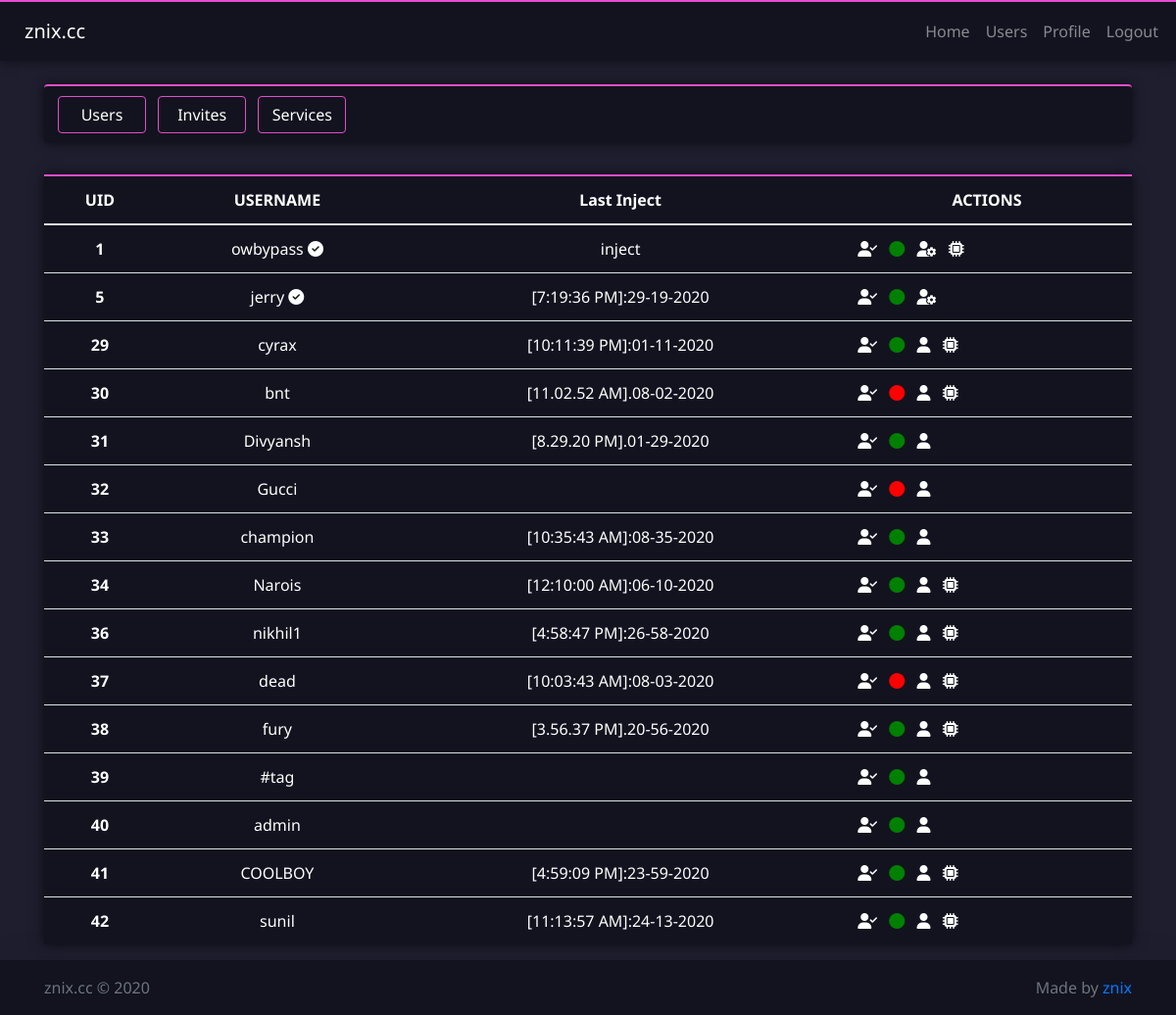
/admin.php (signed in), run on an earlier commit of the app's database.
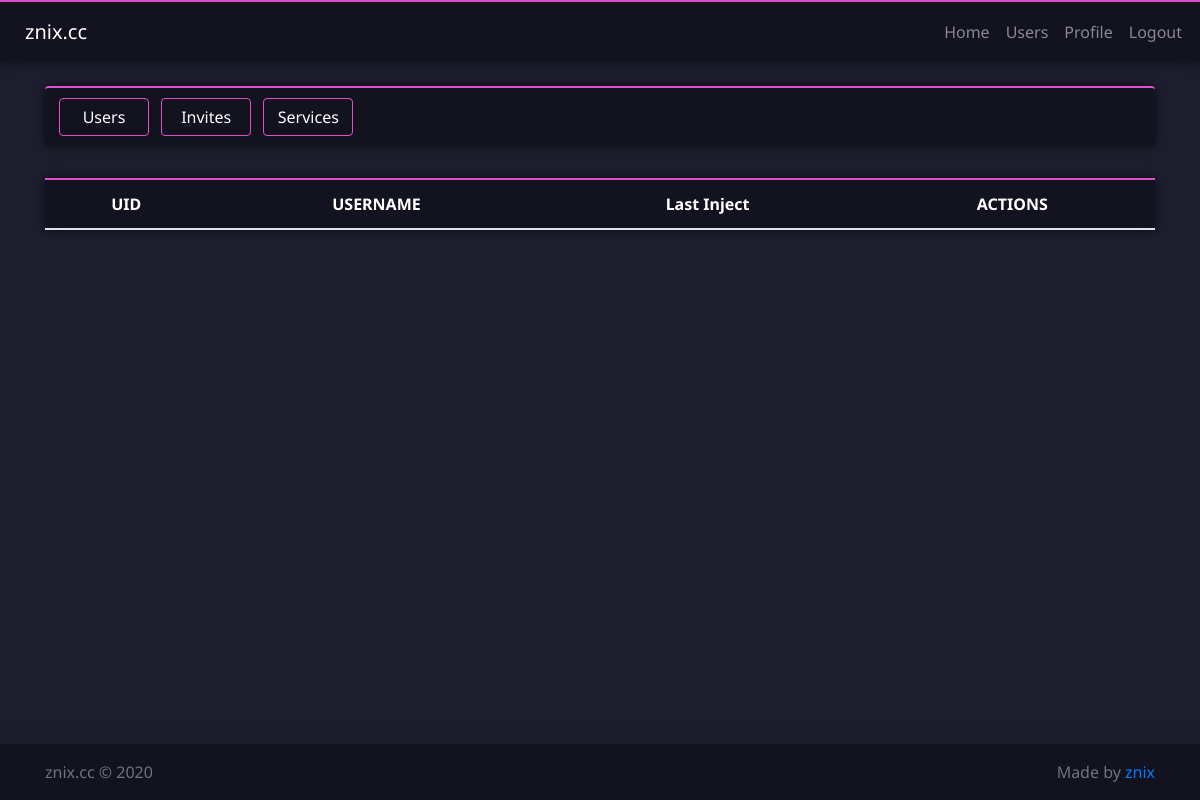
And on a later commit of the database.
### tables this page shows
CREATE TABLE IF NOT EXISTS `users` (
  `id` int(11) NOT NULL AUTO_INCREMENT,
  `username` varchar(50) NOT NULL,
  `password` varchar(255) NOT NULL,
  `admin` int(1) NOT NULL DEFAULT 0,
  `hwid` varchar(255) DEFAULT NULL,
  `active` int(1) NOT NULL DEFAULT 0,
  `banned` int(1) NOT NULL DEFAULT 0,
  `created_at` datetime DEFAULT current_timestamp(),
  `inject` varchar(255) DEFAULT NULL,
  `ip` varchar(255) DEFAULT NULL,
  PRIMARY KEY (`id`),
  UNIQUE KEY `username` (`username`),
  UNIQUE KEY `hwid` (`hwid`)
);

### components/include.php (called while the page is built, shortened)
<?php
require_once("config.php");
?>

### server/query.php (called while the page is built, shortened)
<?php
    $user_list = mysqli_query($mysqli, "SELECT * FROM `users` ORDER BY `id` ASC");
?>

### features/userlist.php (the view)
<table class="box accent table">
    <thead>
        <tr class="text-center">
            <th scope="col">UID</th>
            <th scope="col">USERNAME</th>
            <th scope="col">Last Inject</th>
            <th scope="col">ACTIONS</th>
        </tr>
    </thead>
    <tbody>
        <?php
        while ($row = mysqli_fetch_array($user_list)) { ?>
            <tr class="text-center">
                <th scope="row"><?php echo $row['id']; ?></th>
                <td><?php echo htmlspecialchars($row['username']); ?> <?php if ($row["admin"] == 1) { ?><i class="fas fa-check-circle"></i><?php } else {
                                                                                                                        } ?></td>
                <td>
                    <?php
                    echo($row["inject"]);?>
                </td>
                <td class="text-left">
                            <?php if ($row["banned"] == 1) { ?>
                                <a href="functions.php?unban=<?php echo $row['id'] ?>" title="Unban User"><i class="fas fa-user-slash white p-1"></i></a></i>
                            <?php } else { ?>
                                <a href="functions.php?ban=<?php echo $row['id'] ?>" title="Ban User"><i class="fas fa-user-check white p-1"></i></a></i>
                            <?php } ?>
                            <?php if ($row["active"] == 1) { ?>
                                <a href="functions.php?inactive=<?php echo $row['id'] ?>" title="End Sub"><i class="fas fa-circle green p-1"></i></a>
                            <?php } else { ?>
                                <a href="functions.php?active=<?php echo $row['id'] ?>" title="Start Sub"><i class="fas fa-circle red p-1"></i></a>
                            <?php } ?>
                            <?php if ($row["admin"] == 1) { ?>
                                <a href="functions.php?notadmin=<?php echo $row['id'] ?>" title="Remove Admin"><i class="fas fa-user-cog white p-1"></i></a>
                            <?php } else { ?>
                                <a href="functions.php?admin=<?php echo $row['id'] ?>" title="Make Admin"><i class="fas fa-user white p-1"></i></a>
                            <?php } ?>
                            <?php if ($row["hwid"] != NULL) { ?>
                                <a href="functions.php?hwid=<?php echo $row['id'] ?>" title="Reset HWID"><i class="fas fa-microchip white p-1"></i></a>
                            <?php } else ?>
                </td>
            </tr>
        <?php
        } ?>
    </tbody>
</table>

### components/config.php (shortened to what this page needs)
<?php
$site = "znix.cc";
$author = "<a href='http://twitter.com/znixhook' target='_blank'>znix</a>";
?>

### admin.php (shortened to what this page needs)
<?php
require_once('./server/db_connect.php');
require_once('./server/query.php');
require_once('./components/include.php');
$tab = 'features/userlist.php';
?>
<!DOCTYPE html>
<html lang="en">
<head>
    <?php
    require_once($preheader);
    ?>
</head>
<body class="d-flex flex-column h-100">
    <?php require_once($header); ?>
    <div class="container align-middle mt-2">
        <div class="row">
            <div class="col-lg-12 col-md-12 col-sm-12">
                <div class="box rounded accent my-3">
                    <button type="button" class="btn btn-custom px-2 mx-1" onclick="window.location.href='admin.php?actions'">Users</button>
                    <button type="button" class="btn btn-custom px-2 mx-1" onclick="window.location.href='admin.php?invites'">Invites</button>
                    <button type="button" class="btn btn-custom px-2 mx-1" onclick="window.location.href='admin.php?service'">Services</button>
                </div>
            </div>
            <div class="col-lg-12 col-md-12 col-sm-12">
                <div class="table-responsive-sm my-3">
                    <?php require_once($tab); ?>
                </div>
            </div>
        </div>
    </div>
    <?php require_once($footer); ?>
</body>
</html>

### components/preheader.php (shortened to what this page needs)
<link rel="stylesheet" href="https://use.fontawesome.com/releases/v5.13.0/css/all.css">
<link rel="stylesheet" href="https://stackpath.bootstrapcdn.com/bootstrap/4.5.0/css/bootstrap.min.css">
<link rel="stylesheet" href="assets/css/main.css" />
<link rel="stylesheet" href="assets/css/scroll.css" />
<link rel="stylesheet" href="assets/css/loader.css" />

### components/header.php (shortened to what this page needs)
<nav class="navbar navbar-expand-lg navbar-dark box accent">
    <div class="collapse navbar-collapse" id="navbarNavAltMarkup">
        <div class="container">
            <a class="navbar-brand" href="<?php echo('http://'.$_SERVER['SERVER_NAME']);?>"><?php echo ($site); ?></a>
        </div>
        <div class="navbar-nav">
            <?php if (!isset($_SESSION["loggedin"]) || $_SESSION["loggedin"] !== true) { ?>
                <a class="nav-item nav-link" href="login.php">Login</a>
                <a class="nav-item nav-link" href="register.php">Register</a>
            <?php } else { ?>
                <a class="nav-item nav-link" href="index.php">Home</a>
                <a class="nav-item nav-link" href="users.php">Users</a>
                <a class="nav-item nav-link" href="profile.php">Profile</a>
                <a class="nav-item nav-link" href="logout.php">Logout</a>
            <?php } ?>
        </div>
    </div>
</nav>
<div class="scroll">
<main role="main" class="flex-shrink-0">

### components/footer.php (shortened to what this page needs)
</main>
    </div>
<footer class="footer mt-auto py-3 box shadow-lg">
    <div class="container text-muted">
        <div class="row">
            <div class="col"><?php echo ($site); ?> &copy; 2020</div>
            <div class="col text-right">Made by <?php echo ($author); ?></div>
        </div>
    </div>
</footer>

### assets/css/main.css (style rules this page uses)
html, body { height: 100%; }
.btn-custom { border-color: var(--accent); color: #fff; width: 90px; }
.btn { border-color: var(--accent); color: #fff; }
body { font-family: 'Noto Sans',sans-serif; background-color: var(--background) !important; transition: all .5s cubic-bezier(.685,.0473,.346,1); overflow-x: hidden; }
.box { background-color: var(--secondary) !important; color: #ffffff; padding: 10px; box-shadow: 0 0 12px 0 rgba(0,0,0,0.6); }
.accent { border-top: 2px solid var(--accent); }
.white { color: white; }
.red { color:red; }
.green { color:green; }

### assets/css/scroll.css (style rules this page uses)
.scroll { overflow-y: scroll; overflow-x: hidden; }

### assets/css/var.css (style rules this page uses)
:root { --background: rgb(30, 30, 47); --secondary: rgb(18, 19, 31); --contrast: rgb(24, 26, 48); --accent: #e14eca; }

What changed in the data, as far as the page shows it:
removed users: id "1", username "owbypass", admin 1 (drawn), inject "inject"
removed users: id "5", username "jerry", admin 1 (drawn), inject "[7:19:36 PM]:29-19-2020"
removed users: id "29", username "cyrax", inject "[10:11:39 PM]:01-11-2020"
removed users: id "30", username "bnt", inject "[11.02.52 AM].08-02-2020"
removed users: id "31", username "Divyansh", inject "[8.29.20 PM].01-29-2020"
removed users: id "32", username "Gucci"
removed users: id "33", username "champion", inject "[10:35:43 AM]:08-35-2020"
removed users: id "34", username "Narois", inject "[12:10:00 AM]:06-10-2020"
removed users: id "36", username "nikhil1", inject "[4:58:47 PM]:26-58-2020"
removed users: id "37", username "dead", inject "[10:03:43 AM]:08-03-2020"
removed users: id "38", username "fury", inject "[3.56.37 PM].20-56-2020"
removed users: id "39", username "#tag"
removed users: id "40", username "admin"
removed users: id "41", username "COOLBOY", inject "[4:59:09 PM]:23-59-2020"
removed users: id "42", username "sunil", inject "[11:13:57 AM]:24-13-2020"
